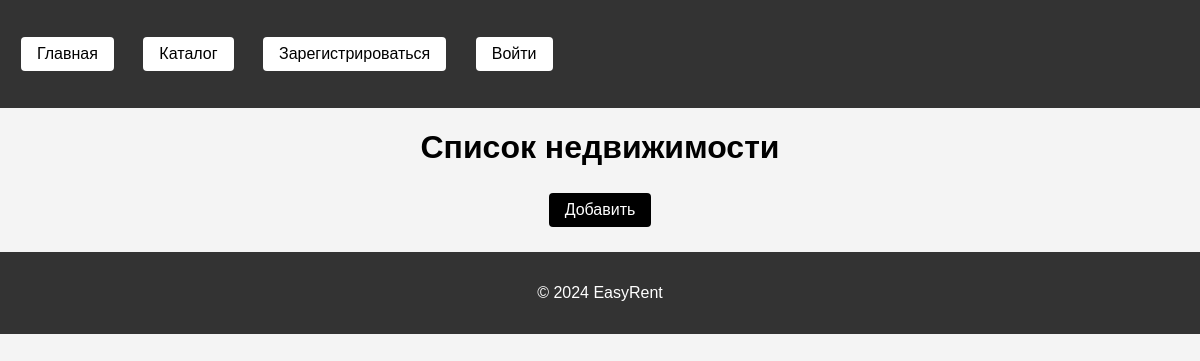
Before: /properties/ with the older database file.
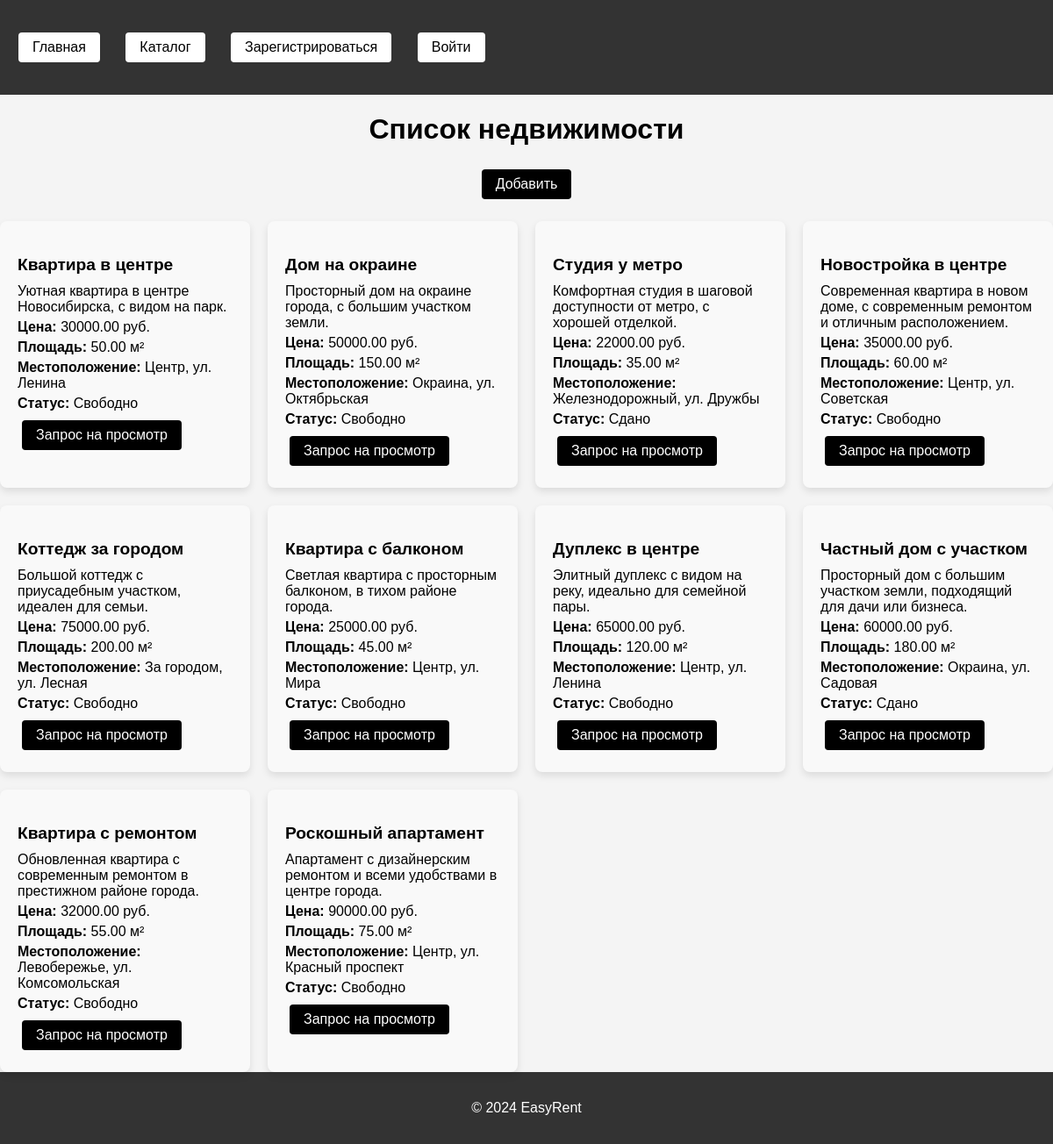
After: the same page with the newer database file.
### core/models.py (models this page shows, shortened)
class Property(models.Model):
    PROPERTY_STATUS = [
        ('available', 'Свободно'),
        ('rented', 'Сдано'),
    ]
    title = models.CharField(max_length=100)
    description = models.TextField()
    area = models.DecimalField(max_digits=8, decimal_places=2)
    location = models.CharField(max_length=255)
    price = models.DecimalField(max_digits=10, decimal_places=2)
    status = models.CharField(max_length=10, choices=PROPERTY_STATUS, default='available')

### core/views.py (the view)
# urls.py: path('properties/', views.property_list, name='property_list'),
def property_list(request):
    properties = Property.objects.all()
    return render(request, 'core/property_list.html', {'properties': properties})

### core/templates/core/property_list.html
{% extends 'base.html' %}
{% block content %}
<div class="center-container-property-list">
    <h1>Список недвижимости</h1>
    {% if user.is_authenticated %}
        <p><a href="{% url 'core:property_create' %}" class="body-button">Добавить</a></p>
    {% else %}
        <p><a href="{% url 'core:login' %}" class="body-button">Добавить</a></p>
    {% endif %}
</div>
<div class="property-list">
    {% for property in properties %}
        <div class="property-card">
            <h3>{{ property.title }}</h3>
            <p>{{ property.description }}</p>
            <p><strong>Цена:</strong> {{ property.price }} руб.</p>
            <p><strong>Площадь:</strong> {{ property.area }} м²</p>
            <p><strong>Местоположение:</strong> {{ property.location }}</p>
            <p><strong>Статус:</strong> {{ property.get_status_display }}</p>
            {% if user.is_authenticated %}
                <a href="{% url 'core:viewing_request' property.id %}" class="body-button">Запрос на просмотр</a>
            {% else %}
                <a href="{% url 'core:login' %}" class="body-button">Запрос на просмотр</a>
            {% endif %}
        </div>
    {% endfor %}
</div>
{% endblock %}

### core/templates/base.html (shortened to what this page needs)
{% load static %}
<!DOCTYPE html>
<html lang="ru">
<head>
    <link rel="stylesheet" href="{% static 'css/styles.css' %}">
</head>
<body>
    <header>
        <nav>
            <ul>
                <li><a href="{% url 'core:home' %}" class="header-button">Главная</a></li>
                <li><a href="{% url 'core:property_list' %}" class="header-button">Каталог</a></li>
                {% if user.is_authenticated %}
                    <form action="{% url 'core:logout' %}" method="post" style="display: inline;">
                        {% csrf_token %}
                        <button class="header-button" type="submit" >Выйти</button>
                    </form>
                    <li><a href="{% url 'core:my_viewing_requests' %}" class="header-button">Запросы</a></li>
                {% else %}
                    <li><a href="{% url 'core:register' %}" class="header-button">Зарегистрироваться</a></li>
                    <li><a href="{% url 'core:login' %}" class="header-button">Войти</a></li>
                {% endif %}
            </ul>
        </nav>
    </header>
    <main>
        {% block content %}{% endblock %}
    </main>
    <footer>
        <p>&copy; 2024 EasyRent</p>
    </footer>
</body>
</html>

### static/css/styles.css (style rules this page uses)
body { font-family: Arial, sans-serif; margin: 0; padding: 0; background-color: #f4f4f4; }
header { background-color: #333; color: #fff; padding: 1rem; }
nav ul { list-style-type: none; padding: 0; }
nav ul li { display: inline; margin-right: 15px; }
nav ul li a { color: #fff; text-decoration: none; }
footer { text-align: center; padding: 1rem; background-color: #333; color: #fff; }
.header-button { display: inline-block; padding: 8px 16px; margin: 5px; color: black; background-color: white; border: none; border-radius: 4px; font-size: 16px; text-align: center; text-decoration: none; cursor: pointer; transition: background-color 0.3s, transform 0.3s; }
.body-button { display: inline-block; padding: 8px 16px; margin: 5px; color: white; background-color: black; border: none; border-radius: 4px; font-size: 16px; text-align: center; text-decoration: none; cursor: pointer; transition: background-color 0.3s, transform 0.3s; }
.center-container-property-list { text-align: center; margin-bottom: 20px; }
.property-list { display: grid; grid-template-columns: repeat(auto-fill, minmax(250px, 1fr)); gap: 20px; margin-top: 20px; }
.property-card { background-color: #f9f9f9; border-radius: 8px; padding: 20px; box-shadow: 0 4px 8px rgba(0, 0, 0, 0.1); transition: transform 0.3s ease, box-shadow 0.3s ease; }
.property-card h3 { margin-bottom: 10px; font-size: 1.2em; }
.property-card p { margin: 5px 0; }

Changed rows visible on the page:
added Property: title "Квартира в центре", description "Уютная квартира в центре Новосибирска, с видом на парк.", price "30000.00", area "50.00", location "Центр, ул. Ленина", status "Свободно"
added Property: title "Дом на окраине", description "Просторный дом на окраине города, с большим участком земли.", price "50000.00", area "150.00", location "Окраина, ул. Октябрьская", status "Свободно"
added Property: title "Студия у метро", description "Комфортная студия в шаговой доступности от метро, с хорошей отделкой.", price "22000.00", area "35.00", location "Железнодорожный, ул. Дружбы", status "Сдано"
added Property: title "Новостройка в центре", description "Современная квартира в новом доме, с современным ремонтом и отличным расположением.", price "35000.00", area "60.00", location "Центр, ул. Советская", status "Свободно"
added Property: title "Коттедж за городом", description "Большой коттедж с приусадебным участком, идеален для семьи.", price "75000.00", area "200.00", location "За городом, ул. Лесная", status "Свободно"
added Property: title "Квартира с балконом", description "Светлая квартира с просторным балконом, в тихом районе города.", price "25000.00", area "45.00", location "Центр, ул. Мира", status "Свободно"
added Property: title "Дуплекс в центре", description "Элитный дуплекс с видом на реку, идеально для семейной пары.", price "65000.00", area "120.00", location "Центр, ул. Ленина", status "Свободно"
added Property: title "Частный дом с участком", description "Просторный дом с большим участком земли, подходящий для дачи или бизнеса.", price "60000.00", area "180.00", location "Окраина, ул. Садовая", status "Сдано"
added Property: title "Квартира с ремонтом", description "Обновленная квартира с современным ремонтом в престижном районе города.", price "32000.00", area "55.00", location "Левобережье, ул. Комсомольская", status "Свободно"
added Property: title "Роскошный апартамент", description "Апартамент с дизайнерским ремонтом и всеми удобствами в центре города.", price "90000.00", area "75.00", location "Центр, ул. Красный проспект", status "Свободно"
